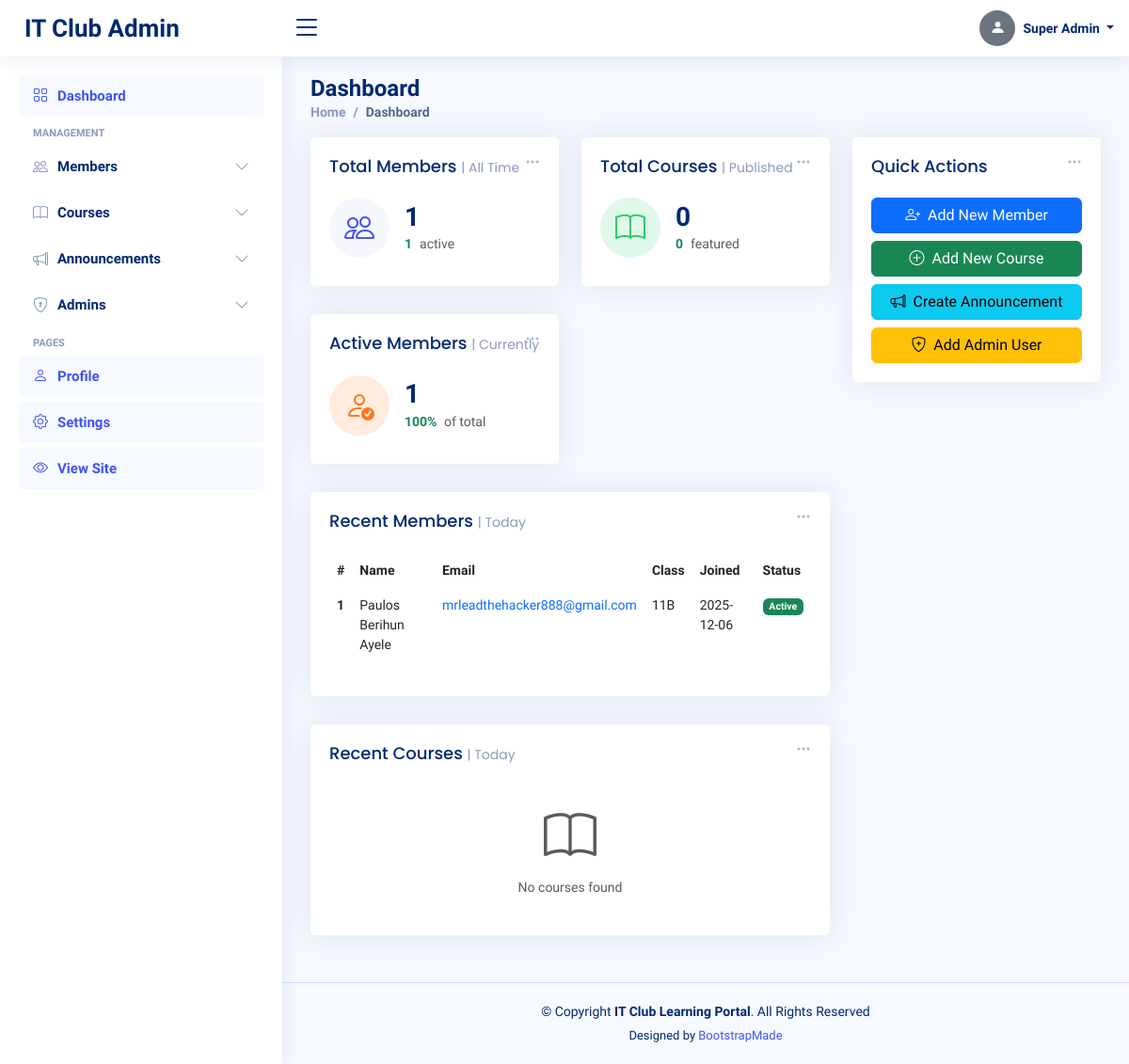
Page /admin/dashboard (signed in) on the earlier database version.
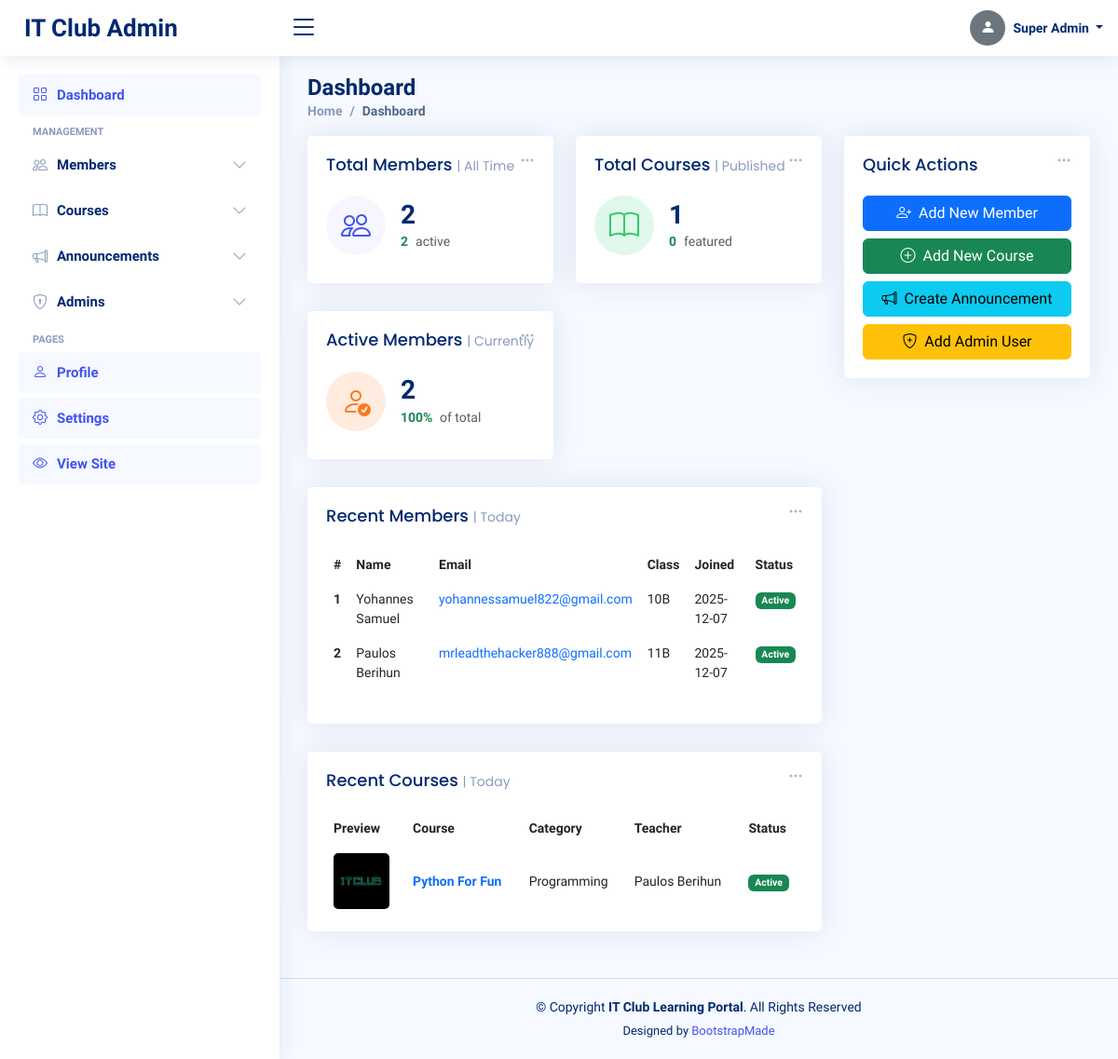
Same page on the later database version.
### tables this page shows
CREATE TABLE members (
        id INTEGER PRIMARY KEY AUTOINCREMENT,
        full_name TEXT NOT NULL,
        class_name TEXT,
        email TEXT UNIQUE NOT NULL,
        password TEXT NOT NULL,
        phone_number TEXT,
        telegram_username TEXT,
        department TEXT,
        profile_picture TEXT,
        status TEXT DEFAULT 'active',
        created_at TIMESTAMP DEFAULT CURRENT_TIMESTAMP,
        last_login TIMESTAMP
    );

CREATE TABLE courses (
        id INTEGER PRIMARY KEY AUTOINCREMENT,
        title TEXT NOT NULL,
        time TEXT,
        category TEXT,
        teacher TEXT,
        description TEXT,
        course_video TEXT,
        course_material TEXT,
        thumbnail TEXT,
        is_featured INTEGER DEFAULT 0,
        status TEXT DEFAULT 'active',
        created_at TIMESTAMP DEFAULT CURRENT_TIMESTAMP
    );

### app.py (the view)
@app.route('/admin/dashboard')
@admin_required
def admin_dashboard():
    db = get_db()
    stats = {}
    stats['total_members'] = db.execute('SELECT COUNT(*) FROM members').fetchone()[0]
    stats['total_courses'] = db.execute('SELECT COUNT(*) FROM courses').fetchone()[0]
    stats['active_members'] = db.execute('SELECT COUNT(*) FROM members WHERE status = "active"').fetchone()[0]
    stats['featured_courses'] = db.execute('SELECT COUNT(*) FROM courses WHERE is_featured = 1').fetchone()[0]
    recent_members_rows = db.execute('SELECT * FROM members ORDER BY created_at DESC LIMIT 5').fetchall()
    recent_courses_rows = db.execute('SELECT * FROM courses ORDER BY created_at DESC LIMIT 5').fetchall()
    recent_members = []
    for r in recent_members_rows:
        d = row_to_dict(r)
        if d:
            d['profile_picture'] = resolve_media_path(d.get('profile_picture'))
        recent_members.append(d)
    recent_courses = []
    for r in recent_courses_rows:
        d = row_to_dict(r)
        if d:
            d['thumbnail'] = resolve_media_path(d.get('thumbnail'))
        recent_courses.append(d)
    return render_template('admin/dashboard.html',
                          stats=stats,
                          recent_members=recent_members,
                          recent_courses=recent_courses)

### app.py (called while the page is built)
def get_db():
    if 'db' not in g:
        g.db = sqlite3.connect(app.config['DATABASE'])
        g.db.row_factory = sqlite3.Row
    return g.db

def admin_required(f):
    @functools.wraps(f)
    def decorated(*args, **kwargs):
        if 'admin_id' not in session:
            flash('Admin login required.', 'error')
            return redirect(url_for('admin_login'))
        return f(*args, **kwargs)
    return decorated

def row_to_dict(row):
	if row is None:
		return None
	try:
		return {k: row[k] for k in row.keys()}
	except Exception:
		try:
			return dict(row)
		except Exception:
			return row

def resolve_media_path(val):
	if not val:
		return None
	val = str(val)
	if val.startswith('http://') or val.startswith('https://') or val.startswith('/'):
		return val
	return url_for('static', filename=val)

### templates/admin/dashboard.html (shortened to what the changed rows need)
<!DOCTYPE html>
<html lang="en">
<head>
  <link href="{{ url_for('static', filename='vendor/bootstrap/css/bootstrap.min.css') }}" rel="stylesheet">
  <link href="{{ url_for('static', filename='vendor/bootstrap-icons/bootstrap-icons.css') }}" rel="stylesheet">
  <link href="{{ url_for('static', filename='vendor/boxicons/css/boxicons.min.css') }}" rel="stylesheet">
  <link href="{{ url_for('static', filename='vendor/quill/quill.snow.css') }}" rel="stylesheet">
  <link href="{{ url_for('static', filename='vendor/quill/quill.bubble.css') }}" rel="stylesheet">
  <link href="{{ url_for('static', filename='vendor/remixicon/remixicon.css') }}" rel="stylesheet">
  <link href="{{ url_for('static', filename='vendor/simple-datatables/style.css') }}" rel="stylesheet">
  <link rel="stylesheet" href="https://cdn.jsdelivr.net/npm/bootstrap-icons@1.10.5/font/bootstrap-icons.css">
  <link rel="stylesheet" href="https://cdnjs.cloudflare.com/ajax/libs/boxicons/2.1.4/css/boxicons.min.css">
  <link rel="stylesheet" href="https://cdn.jsdelivr.net/npm/remixicon@2.5.0/fonts/remixicon.css">
  <link href="{{ url_for('static', filename='css/style.css') }}" rel="stylesheet">
</head>
<body>
  <main id="main" class="main">
    <div class="pagetitle">
      <h1>Dashboard</h1>
    </div>
    <section class="section dashboard">
      <div class="row">
        <div class="col-lg-8">
          <div class="row">
            <div class="col-xxl-4 col-md-6">
              <div class="card info-card sales-card">
                <div class="card-body">
                  <div class="d-flex align-items-center">
                    <div class="ps-3">
                      <h6>{{ stats.total_members }}</h6>
                      <span class="text-success small pt-1 fw-bold">{{ stats.active_members }}</span>
                      <span class="text-muted small pt-2 ps-1">active</span>
                    </div>
                  </div>
                </div>
              </div>
            </div>
            <div class="col-xxl-4 col-md-6">
              <div class="card info-card revenue-card">
                <div class="card-body">
                  <div class="d-flex align-items-center">
                    <div class="ps-3">
                      <h6>{{ stats.total_courses }}</h6>
                      <span class="text-success small pt-1 fw-bold">{{ stats.featured_courses }}</span>
                      <span class="text-muted small pt-2 ps-1">featured</span>
                    </div>
                  </div>
                </div>
              </div>
            </div>
            <div class="col-xxl-4 col-md-6">
              <div class="card info-card customers-card">
                <div class="card-body">
                  <div class="d-flex align-items-center">
                    <div class="ps-3">
                      <h6>{{ stats.active_members }}</h6>
                      <span class="text-success small pt-1 fw-bold">
                        {{ ((stats.active_members / stats.total_members) * 100)|round|int if stats.total_members > 0 else 0 }}%
                      </span>
                      <span class="text-muted small pt-2 ps-1">of total</span>
                    </div>
                  </div>
                </div>
              </div>
            </div>
            <div class="col-12">
              <div class="card recent-sales overflow-auto">
                <div class="card-body">
                  {% if recent_members %}
                  <table class="table table-borderless datatable">
                    <thead>
                      <tr>
                        <th scope="col">#</th>
                        <th scope="col">Name</th>
                        <th scope="col">Email</th>
                        <th scope="col">Class</th>
                        <th scope="col">Joined</th>
                        <th scope="col">Status</th>
                      </tr>
                    </thead>
                    <tbody>
                      {% for member in recent_members %}
                      <tr>
                        <th scope="row">{{ loop.index }}</th>
                        <td>{{ member.full_name }}</td>
                        <td><a href="mailto:{{ member.email }}" class="text-primary">{{ member.email }}</a></td>
                        <td>{{ member.class_name or 'N/A' }}</td>
                        <td>{{ member.created_at[:10] if member.created_at else 'N/A' }}</td>
                        <td><span class="badge bg-{{ 'success' if member.status == 'active' else 'secondary' }}">{{ member.status|title if member.status else 'N/A' }}</span></td>
                      </tr>
                      {% endfor %}
                    </tbody>
                  </table>
                  {% else %}
                  <div class="text-center py-4">
                    <i class="bi bi-people display-4 text-muted"></i>
                    <p class="text-muted mt-2">No members found</p>
                  </div>
                  {% endif %}
                </div>
              </div>
            </div>
            <div class="col-12">
              <div class="card top-selling overflow-auto">
                <div class="card-body pb-0">
                  {% if recent_courses %}
                  <table class="table table-borderless">
                    <thead>
                      <tr>
                        <th scope="col">Preview</th>
                        <th scope="col">Course</th>
                        <th scope="col">Category</th>
                        <th scope="col">Teacher</th>
                        <th scope="col">Status</th>
                      </tr>
                    </thead>
                    <tbody>
                      {% for course in recent_courses %}
                      <tr>
                        <th scope="row">
                          {% if course.thumbnail %}
                          <a href="{{ url_for('view_course', course_id=course.id) }}"><img src="{{ course.thumbnail }}" alt="{{ course.title }}" style="width: 60px; height: 60px; object-fit: cover;"></a>
                          {% else %}
                          <a href="{{ url_for('view_course', course_id=course.id) }}"><img src="{{ url_for('static', filename='img/default-course.png') }}" alt="Default" style="width: 60px; height: 60px; object-fit: cover;"></a>
                          {% endif %}
                        </th>
                        <td>
                          <a href="{{ url_for('view_course', course_id=course.id) }}" class="text-primary fw-bold">{{ course.title }}</a>
                        </td>
                        <td>{{ course.category or 'General' }}</td>
                        <td>{{ course.teacher or 'N/A' }}</td>
                        <td>
                          <span class="badge bg-{{ 'success' if course.status == 'active' else 'secondary' }}">{{ course.status|title if course.status else 'N/A' }}</span>
                        </td>
                      </tr>
                      {% endfor %}
                    </tbody>
                  </table>
                  {% else %}
                  <div class="text-center py-4">
                    <i class="bi bi-book display-4 text-muted"></i>
                    <p class="text-muted mt-2">No courses found</p>
                  </div>
                  {% endif %}
                </div>
              </div>
            </div>
          </div>
        </div>
      </div>
    </section>
  </main>
</body>
</html>

Differences in the rows shown:
removed members: full_name "Paulos Berihun Ayele", email "mrleadthehacker888@gmail.com", class_name "11B", created_at "2025-12-06", status "Active"
added members: full_name "Yohannes Samuel", email "yohannessamuel822@gmail.com", class_name "10B", created_at "2025-12-07", status "Active"
added members: full_name "Paulos Berihun", email "mrleadthehacker888@gmail.com", class_name "11B", created_at "2025-12-07", status "Active"
added courses: thumbnail (picture), title "Python For Fun", category "Programming", teacher "Paulos Berihun", status "Active"
Other differences:
{{ stats.total_members }}: "1" → "2"
{{ stats.active_members }}: "1" → "2"
{{ stats.total_courses }}: "0" → "1"
text no longer shown: "No courses found"
text now shown: "Preview Course Category Teacher Status"
